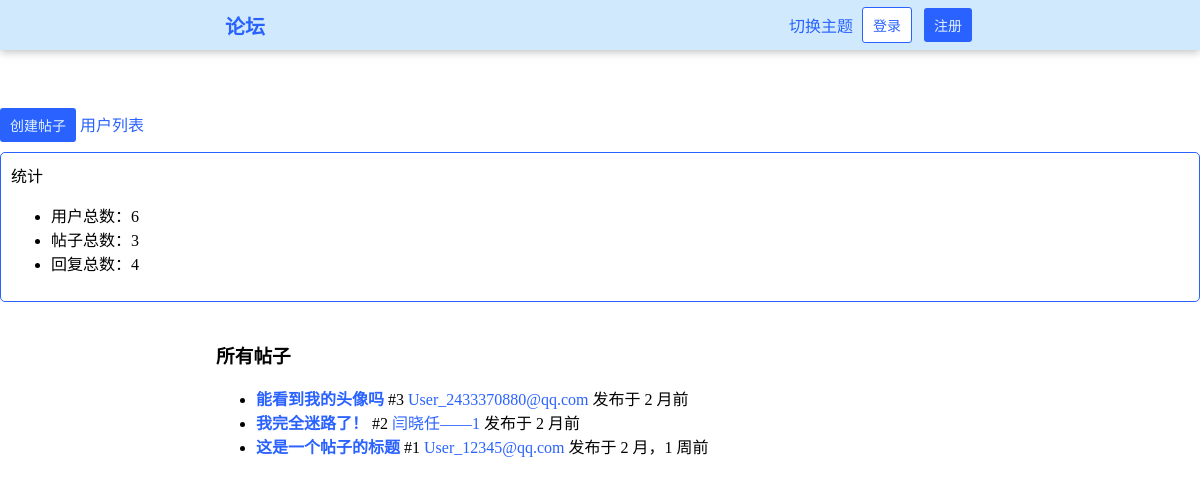
/, run on an earlier commit of the app's database.
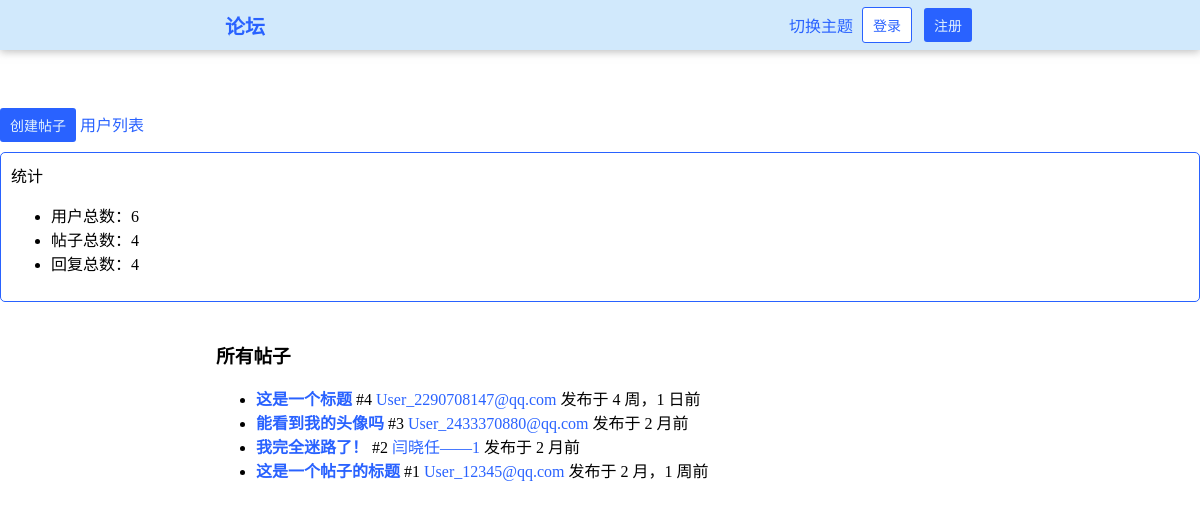
And on a later commit of the database.
### HustRava_app/models.py (models this page shows, shortened)
class Post(models.Model):
    title = models.CharField(max_length=100)
    content = models.TextField()
    created_at = models.DateTimeField(auto_now_add=True)
    author = models.ForeignKey('User', on_delete = models.CASCADE, related_name = "posts")
    like_nums = models.IntegerField(default = 0)
    is_topped = models.BooleanField("置顶帖子", default=False)

class User(models.Model):
    name = models.CharField(max_length=30,blank=True)
    email = models.EmailField(unique=True)
    password = models.CharField(max_length=30)
    created_at = models.DateTimeField(auto_now_add=True)
    bio = models.TextField(max_length = 100, blank=True)
    def __str__(self):
        return self.name

### HustRava_app/views.py (the view)
# urls.py: path('', views.index, name="index"),                                        # 首页 GET
def index(request):
    posts = Post.objects.order_by('-created_at')
    if "user" in request.session:
        return render(request, 'index.html', {
            "posts": posts,
            "topped_posts": Post.objects.filter(is_topped=True).order_by('-created_at'),
            "stats": {
                "users": User.objects.count(),
                "posts": Post.objects.count(),
                "comments": Comment.objects.count()
            },
            "user":request.session["user"]
        })
    else:
        print("index: user not exist")
        return render(request, 'index.html', {
            "user": request.session.get("user", None),  # 确保总是有"user"键
            "posts": posts,
            "stats": {
                "users": User.objects.count(),
                "posts": Post.objects.count(),
                "comments": Comment.objects.count()
            },
            "topped_topics": Post.objects.filter(is_topped=True).order_by('-created_at')
        })

### HustRava_app/templates/index.html (shortened to what this page needs)
{% load static %}
{% load humanize %}
<!DOCTYPE html>
<html lang="zh-CN">
<head>
    <link rel="stylesheet" href="{% static 'style.css' %}">
    <link rel="stylesheet" href="{% static 'style-forum.css' %}">
    <link rel="stylesheet" href="{% static 'style-dark.css' %}">
</head>
<body>
    {% include 'header.html' %}
    <br>
    <br>
    <br>
    <br>
    <br>
    <br>
    <div id="main">
        <div class="sidebar">
            <a href="/create/" class="a-button"><button>创建帖子</button></a>
            <a href="/users/">用户列表</a>
            <div class="stats">
                <span class="title">统计</span>
                <ul>
                    <li>用户总数：{{ stats.users }}</li>
                    <li>帖子总数：{{ stats.posts }}</li>
                    <li>回复总数：{{ stats.comments }}</li>
                </ul>
            </div>
            </div>
        <div class="content">
            {% if posts %}
                <h3>所有帖子</h3>
                <ul class="post-list">
                    {% for post in posts %}
                        <li>
                            <a href="/post/{{ post.id }}/"><b>{{ post.title }}</b></a>
                            <span>#{{ post.id }}</span>
                            <span><a href="/user/{{ post.author.email }}">{{ post.author }}</a> 发布于 {{ post.created_at|naturaltime }}</span>
                        </li>
                    {% endfor %}
                </ul>
            {% else %}
                <p>没有帖子</p>
            {% endif %}
        </div>
    </div>
</body>
</html>

What changed in the data, as far as the page shows it:
added Post: title "这是一个标题", id "4", author "User_2290708147@qq.com", created_at "4 周，1 日前"
Also different on the page:
{{ stats.posts }}: "3" → "4"
